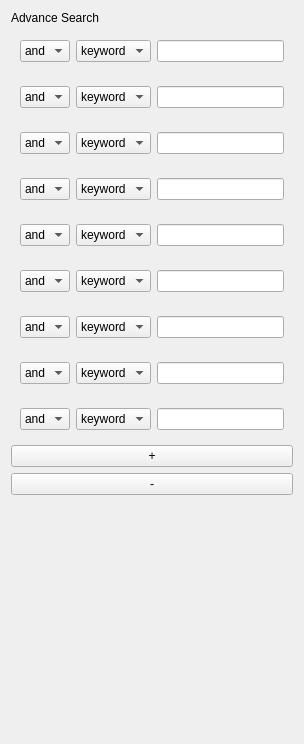
         <widget class="QWidget" name="advance_contains">
          <property name="geometry">
           <rect>
            <x>0</x>
            <y>0</y>
            <width>304</width>
            <height>744</height>
           </rect>
          </property>
          <layout class="QVBoxLayout" name="verticalLayout_3">
           <item>
            <widget class="QLabel" name="label_8">
             <property name="text">
              <string>Advance Search</string>
             </property>
             <property name="extra" stdset="0">
              <bool>true</bool>
             </property>
            </widget>
           </item>
           <item>
            <widget class="QWidget" name="search_1" native="true">
             <layout class="QHBoxLayout" name="horizontalLayout_10">
              <item>
               <widget class="QComboBox" name="logi_1">
                <property name="sizePolicy">
                 <sizepolicy hsizetype="Preferred" vsizetype="Fixed">
                  <horstretch>0</horstretch>
                  <verstretch>0</verstretch>
                 </sizepolicy>
                </property>
                <property name="editable">
                 <bool>false</bool>
                </property>
                <property name="insertPolicy">
                 <enum>QComboBox::NoInsert</enum>
                </property>
                <property name="sizeAdjustPolicy">
                 <enum>QComboBox::AdjustToContents</enum>
                </property>
                <property name="logi" stdset="0">
                 <bool>true</bool>
                </property>
                <item>
                 <property name="text">
                  <string>and</string>
                 </property>
                </item>
                <item>
                 <property name="text">
                  <string>or</string>
                 </property>
                </item>
                <item>
                 <property name="text">
                  <string>not</string>
                 </property>
                </item>
               </widget>
              </item>
              <item>
               <widget class="QComboBox" name="key_1">
                <property name="insertPolicy">
                 <enum>QComboBox::NoInsert</enum>
                </property>
                <property name="sizeAdjustPolicy">
                 <enum>QComboBox::AdjustToContents</enum>
                </property>
                <property name="search" stdset="0">
                 <bool>true</bool>
                </property>
                <item>
                 <property name="text">
                  <string>keyword</string>
                 </property>
                </item>
                <item>
                 <property name="text">
                  <string>title</string>
                 </property>
                </item>
                <item>
                 <property name="text">
                  <string>author</string>
                 </property>
                </item>
               </widget>
              </item>
              <item>
               <widget class="QLineEdit" name="textsearch_1">
                <property name="styleSheet">
                 <string notr="true"/>
                </property>
                <property name="clearButtonEnabled">
                 <bool>true</bool>
                </property>
               </widget>
              </item>
             </layout>
            </widget>
           </item>
           <item>
            <widget class="QWidget" name="search_2" native="true">
             <layout class="QHBoxLayout" name="horizontalLayout_11">
              <item>
               <widget class="QComboBox" name="logi_2">
                <property name="sizePolicy">
                 <sizepolicy hsizetype="Preferred" vsizetype="Fixed">
                  <horstretch>0</horstretch>
                  <verstretch>0</verstretch>
                 </sizepolicy>
                </property>
                <property name="editable">
                 <bool>false</bool>
                </property>
                <property name="insertPolicy">
                 <enum>QComboBox::NoInsert</enum>
                </property>
                <property name="sizeAdjustPolicy">
                 <enum>QComboBox::AdjustToContents</enum>
                </property>
                <property name="logi" stdset="0">
                 <bool>true</bool>
                </property>
                <item>
                 <property name="text">
                  <string>and</string>
                 </property>
                </item>
                <item>
                 <property name="text">
                  <string>or</string>
                 </property>
                </item>
                <item>
                 <property name="text">
                  <string>not</string>
                 </property>
                </item>
               </widget>
              </item>
              <item>
               <widget class="QComboBox" name="key_2">
                <property name="insertPolicy">
                 <enum>QComboBox::NoInsert</enum>
                </property>
                <property name="sizeAdjustPolicy">
                 <enum>QComboBox::AdjustToContents</enum>
                </property>
                <property name="search" stdset="0">
                 <bool>true</bool>
                </property>
                <item>
                 <property name="text">
                  <string>keyword</string>
                 </property>
                </item>
                <item>
                 <property name="text">
                  <string>title</string>
                 </property>
                </item>
                <item>
                 <property name="text">
                  <string>author</string>
                 </property>
                </item>
               </widget>
              </item>
              <item>
               <widget class="QLineEdit" name="textsearch_2">
                <property name="styleSheet">
                 <string notr="true"/>
                </property>
                <property name="clearButtonEnabled">
                 <bool>true</bool>
                </property>
               </widget>
              </item>
             </layout>
            </widget>
           </item>
           <item>
            <widget class="QWidget" name="search_3" native="true">
             <layout class="QHBoxLayout" name="horizontalLayout_12">
              <item>
               <widget class="QComboBox" name="logi_3">
                <property name="sizePolicy">
                 <sizepolicy hsizetype="Preferred" vsizetype="Fixed">
                  <horstretch>0</horstretch>
                  <verstretch>0</verstretch>
                 </sizepolicy>
                </property>
                <property name="editable">
                 <bool>false</bool>
                </property>
                <property name="insertPolicy">
                 <enum>QComboBox::NoInsert</enum>
                </property>
                <property name="sizeAdjustPolicy">
                 <enum>QComboBox::AdjustToContents</enum>
                </property>
                <property name="logi" stdset="0">
                 <bool>true</bool>
                </property>
                <item>
                 <property name="text">
                  <string>and</string>
                 </property>
                </item>
                <item>
                 <property name="text">
                  <string>or</string>
                 </property>
                </item>
                <item>
                 <property name="text">
                  <string>not</string>
                 </property>
                </item>
               </widget>
              </item>
              <item>
               <widget class="QComboBox" name="key_3">
                <property name="insertPolicy">
                 <enum>QComboBox::NoInsert</enum>
                </property>
                <property name="sizeAdjustPolicy">
                 <enum>QComboBox::AdjustToContents</enum>
                </property>
                <property name="search" stdset="0">
                 <bool>true</bool>
                </property>
                <item>
                 <property name="text">
                  <string>keyword</string>
                 </property>
                </item>
                <item>
                 <property name="text">
                  <string>title</string>
                 </property>
                </item>
                <item>
                 <property name="text">
                  <string>author</string>
                 </property>
                </item>
               </widget>
              </item>
              <item>
               <widget class="QLineEdit" name="textsearch_3">
                <property name="styleSheet">
                 <string notr="true"/>
                </property>
                <property name="clearButtonEnabled">
                 <bool>true</bool>
                </property>
               </widget>
              </item>
             </layout>
            </widget>
           </item>
           <item>
            <widget class="QWidget" name="search_4" native="true">
             <layout class="QHBoxLayout" name="horizontalLayout_13">
              <item>
               <widget class="QComboBox" name="logi_4">
                <property name="sizePolicy">
                 <sizepolicy hsizetype="Preferred" vsizetype="Fixed">
                  <horstretch>0</horstretch>
                  <verstretch>0</verstretch>
                 </sizepolicy>
                </property>
                <property name="editable">
                 <bool>false</bool>
                </property>
                <property name="insertPolicy">
                 <enum>QComboBox::NoInsert</enum>
                </property>
                <property name="sizeAdjustPolicy">
                 <enum>QComboBox::AdjustToContents</enum>
                </property>
                <property name="logi" stdset="0">
                 <bool>true</bool>
                </property>
                <item>
                 <property name="text">
                  <string>and</string>
                 </property>
                </item>
                <item>
                 <property name="text">
                  <string>or</string>
                 </property>
                </item>
                <item>
                 <property name="text">
                  <string>not</string>
                 </property>
                </item>
               </widget>
              </item>
              <item>
               <widget class="QComboBox" name="key_4">
                <property name="insertPolicy">
                 <enum>QComboBox::NoInsert</enum>
                </property>
                <property name="sizeAdjustPolicy">
                 <enum>QComboBox::AdjustToContents</enum>
                </property>
                <property name="search" stdset="0">
                 <bool>true</bool>
                </property>
                <item>
                 <property name="text">
                  <string>keyword</string>
                 </property>
                </item>
                <item>
                 <property name="text">
                  <string>title</string>
                 </property>
                </item>
                <item>
                 <property name="text">
                  <string>author</string>
                 </property>
                </item>
               </widget>
              </item>
              <item>
               <widget class="QLineEdit" name="textsearch_4">
                <property name="styleSheet">
                 <string notr="true"/>
                </property>
                <property name="clearButtonEnabled">
                 <bool>true</bool>
                </property>
               </widget>
              </item>
             </layout>
            </widget>
           </item>
           <item>
            <widget class="QWidget" name="search_5" native="true">
             <layout class="QHBoxLayout" name="horizontalLayout_14">
              <item>
               <widget class="QComboBox" name="logi_5">
                <property name="sizePolicy">
                 <sizepolicy hsizetype="Preferred" vsizetype="Fixed">
                  <horstretch>0</horstretch>
                  <verstretch>0</verstretch>
                 </sizepolicy>
                </property>
                <property name="editable">
                 <bool>false</bool>
                </property>
                <property name="insertPolicy">
                 <enum>QComboBox::NoInsert</enum>
                </property>
                <property name="sizeAdjustPolicy">
                 <enum>QComboBox::AdjustToContents</enum>
                </property>
                <property name="logi" stdset="0">
                 <bool>true</bool>
                </property>
                <item>
                 <property name="text">
                  <string>and</string>
                 </property>
                </item>
                <item>
                 <property name="text">
                  <string>or</string>
                 </property>
                </item>
                <item>
                 <property name="text">
                  <string>not</string>
                 </property>
                </item>
               </widget>
              </item>
              <item>
               <widget class="QComboBox" name="key_5">
                <property name="insertPolicy">
                 <enum>QComboBox::NoInsert</enum>
                </property>
                <property name="sizeAdjustPolicy">
                 <enum>QComboBox::AdjustToContents</enum>
                </property>
                <property name="search" stdset="0">
                 <bool>true</bool>
                </property>
                <item>
                 <property name="text">
                  <string>keyword</string>
                 </property>
                </item>
                <item>
                 <property name="text">
                  <string>title</string>
                 </property>
                </item>
                <item>
                 <property name="text">
                  <string>author</string>
                 </property>
                </item>
               </widget>
              </item>
              <item>
               <widget class="QLineEdit" name="textsearch_5">
                <property name="styleSheet">
                 <string notr="true"/>
                </property>
                <property name="clearButtonEnabled">
                 <bool>true</bool>
                </property>
               </widget>
              </item>
             </layout>
            </widget>
           </item>
           <item>
            <widget class="QWidget" name="search_6" native="true">
             <layout class="QHBoxLayout" name="horizontalLayout_15">
              <item>
               <widget class="QComboBox" name="logi_6">
                <property name="sizePolicy">
                 <sizepolicy hsizetype="Preferred" vsizetype="Fixed">
                  <horstretch>0</horstretch>
                  <verstretch>0</verstretch>
                 </sizepolicy>
                </property>
                <property name="editable">
                 <bool>false</bool>
                </property>
                <property name="insertPolicy">
                 <enum>QComboBox::NoInsert</enum>
                </property>
                <property name="sizeAdjustPolicy">
                 <enum>QComboBox::AdjustToContents</enum>
                </property>
                <property name="logi" stdset="0">
                 <bool>true</bool>
                </property>
                <item>
                 <property name="text">
                  <string>and</string>
                 </property>
                </item>
                <item>
                 <property name="text">
                  <string>or</string>
                 </property>
                </item>
                <item>
                 <property name="text">
                  <string>not</string>
                 </property>
                </item>
               </widget>
              </item>
              <item>
               <widget class="QComboBox" name="key_6">
                <property name="insertPolicy">
                 <enum>QComboBox::NoInsert</enum>
                </property>
                <property name="sizeAdjustPolicy">
                 <enum>QComboBox::AdjustToContents</enum>
                </property>
                <property name="search" stdset="0">
                 <bool>true</bool>
                </property>
                <item>
                 <property name="text">
                  <string>keyword</string>
                 </property>
                </item>
                <item>
                 <property name="text">
                  <string>title</string>
                 </property>
                </item>
                <item>
                 <property name="text">
                  <string>author</string>
                 </property>
                </item>
               </widget>
              </item>
              <item>
               <widget class="QLineEdit" name="textsearch_6">
                <property name="styleSheet">
                 <string notr="true"/>
                </property>
                <property name="clearButtonEnabled">
                 <bool>true</bool>
                </property>
               </widget>
              </item>
             </layout>
            </widget>
           </item>
           <item>
            <widget class="QWidget" name="search_7" native="true">
             <layout class="QHBoxLayout" name="horizontalLayout_16">
              <item>
               <widget class="QComboBox" name="logi_7">
                <property name="sizePolicy">
                 <sizepolicy hsizetype="Preferred" vsizetype="Fixed">
                  <horstretch>0</horstretch>
                  <verstretch>0</verstretch>
                 </sizepolicy>
                </property>
                <property name="editable">
                 <bool>false</bool>
                </property>
                <property name="insertPolicy">
                 <enum>QComboBox::NoInsert</enum>
                </property>
                <property name="sizeAdjustPolicy">
                 <enum>QComboBox::AdjustToContents</enum>
                </property>
                <property name="logi" stdset="0">
                 <bool>true</bool>
                </property>
                <item>
                 <property name="text">
                  <string>and</string>
                 </property>
                </item>
                <item>
                 <property name="text">
                  <string>or</string>
                 </property>
                </item>
                <item>
                 <property name="text">
                  <string>not</string>
                 </property>
                </item>
               </widget>
              </item>
              <item>
               <widget class="QComboBox" name="key_7">
                <property name="insertPolicy">
                 <enum>QComboBox::NoInsert</enum>
                </property>
                <property name="sizeAdjustPolicy">
                 <enum>QComboBox::AdjustToContents</enum>
                </property>
                <property name="search" stdset="0">
                 <bool>true</bool>
                </property>
                <item>
                 <property name="text">
                  <string>keyword</string>
                 </property>
                </item>
                <item>
                 <property name="text">
                  <string>title</string>
                 </property>
                </item>
                <item>
                 <property name="text">
                  <string>author</string>
                 </property>
                </item>
               </widget>
              </item>
              <item>
               <widget class="QLineEdit" name="textsearch_7">
                <property name="styleSheet">
                 <string notr="true"/>
                </property>
                <property name="clearButtonEnabled">
                 <bool>true</bool>
                </property>
               </widget>
              </item>
             </layout>
            </widget>
           </item>
           <item>
            <widget class="QWidget" name="search_8" native="true">
             <layout class="QHBoxLayout" name="horizontalLayout_17">
              <item>
               <widget class="QComboBox" name="logi_8">
                <property name="sizePolicy">
                 <sizepolicy hsizetype="Preferred" vsizetype="Fixed">
                  <horstretch>0</horstretch>
                  <verstretch>0</verstretch>
                 </sizepolicy>
                </property>
                <property name="editable">
                 <bool>false</bool>
                </property>
                <property name="insertPolicy">
                 <enum>QComboBox::NoInsert</enum>
                </property>
                <property name="sizeAdjustPolicy">
                 <enum>QComboBox::AdjustToContents</enum>
                </property>
                <property name="logi" stdset="0">
                 <bool>true</bool>
                </property>
                <item>
                 <property name="text">
                  <string>and</string>
                 </property>
                </item>
                <item>
                 <property name="text">
                  <string>or</string>
                 </property>
                </item>
                <item>
                 <property name="text">
                  <string>not</string>
                 </property>
                </item>
               </widget>
              </item>
              <item>
               <widget class="QComboBox" name="key_8">
                <property name="insertPolicy">
                 <enum>QComboBox::NoInsert</enum>
                </property>
                <property name="sizeAdjustPolicy">
                 <enum>QComboBox::AdjustToContents</enum>
                </property>
                <property name="search" stdset="0">
                 <bool>true</bool>
                </property>
                <item>
                 <property name="text">
                  <string>keyword</string>
                 </property>
                </item>
                <item>
                 <property name="text">
                  <string>title</string>
                 </property>
                </item>
                <item>
                 <property name="text">
                  <string>author</string>
                 </property>
                </item>
               </widget>
              </item>
              <item>
               <widget class="QLineEdit" name="textsearch_8">
                <property name="styleSheet">
                 <string notr="true"/>
                </property>
                <property name="clearButtonEnabled">
                 <bool>true</bool>
                </property>
               </widget>
              </item>
             </layout>
            </widget>
           </item>
           <item>
            <widget class="QWidget" name="search_9" native="true">
             <layout class="QHBoxLayout" name="horizontalLayout_18">
              <item>
               <widget class="QComboBox" name="logi_9">
                <property name="sizePolicy">
                 <sizepolicy hsizetype="Preferred" vsizetype="Fixed">
                  <horstretch>0</horstretch>
                  <verstretch>0</verstretch>
                 </sizepolicy>
                </property>
                <property name="editable">
                 <bool>false</bool>
                </property>
                <property name="insertPolicy">
                 <enum>QComboBox::NoInsert</enum>
                </property>
                <property name="sizeAdjustPolicy">
                 <enum>QComboBox::AdjustToContents</enum>
                </property>
                <property name="logi" stdset="0">
                 <bool>true</bool>
                </property>
                <item>
                 <property name="text">
                  <string>and</string>
                 </property>
                </item>
                <item>
                 <property name="text">
                  <string>or</string>
                 </property>
                </item>
                <item>
                 <property name="text">
                  <string>not</string>
                 </property>
                </item>
               </widget>
              </item>
              <item>
               <widget class="QComboBox" name="key_9">
                <property name="insertPolicy">
                 <enum>QComboBox::NoInsert</enum>
                </property>
                <property name="sizeAdjustPolicy">
                 <enum>QComboBox::AdjustToContents</enum>
                </property>
                <property name="search" stdset="0">
                 <bool>true</bool>
                </property>
                <item>
                 <property name="text">
                  <string>keyword</string>
                 </property>
                </item>
                <item>
                 <property name="text">
                  <string>title</string>
                 </property>
                </item>
                <item>
                 <property name="text">
                  <string>author</string>
                 </property>
                </item>
               </widget>
              </item>
              <item>
               <widget class="QLineEdit" name="textsearch_9">
                <property name="styleSheet">
                 <string notr="true"/>
                </property>
                <property name="clearButtonEnabled">
                 <bool>true</bool>
                </property>
               </widget>
              </item>
             </layout>
            </widget>
           </item>
           <item>
            <widget class="QPushButton" name="check_add">
             <property name="text">
              <string>+</string>
             </property>
             <property name="small" stdset="0">
              <bool>true</bool>
             </property>
             <property name="red" stdset="0">
              <bool>true</bool>
             </property>
            </widget>
           </item>
           <item>
            <widget class="QPushButton" name="check_dec">
             <property name="text">
              <string>-</string>
             </property>
             <property name="small" stdset="0">
              <bool>true</bool>
             </property>
             <property name="grey" stdset="0">
              <bool>true</bool>
             </property>
            </widget>
           </item>
           <item>
            <spacer name="verticalSpacer">
             <property name="orientation">
              <enum>Qt::Vertical</enum>
             </property>
             <property name="sizeHint" stdset="0">
              <size>
               <width>20</width>
               <height>58</height>
              </size>
             </property>
            </spacer>
           </item>
          </layout>
         </widget>
